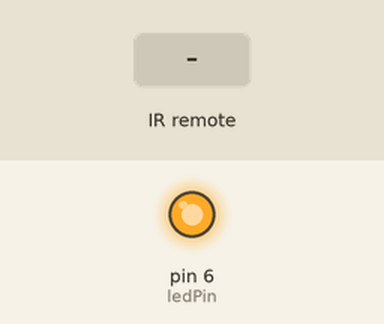
The sketch below on a simulated Arduino Uno, built with avr-gcc and run on an emulated ATmega328P. Shown: output pins drawn as LEDs (lit = HIGH). The test bench sets the inputs (shaded band).

Above: at 1.2 s.
1.3 s: infrared code 0x10EF708F received
At 1.6 s:
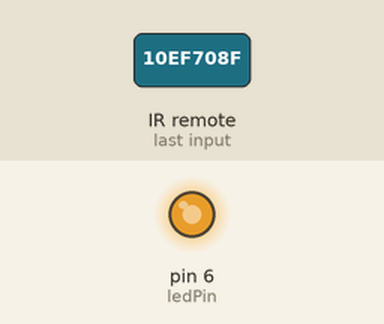
2.8 s: infrared code 0x10EF708F received
At 4.0 s:
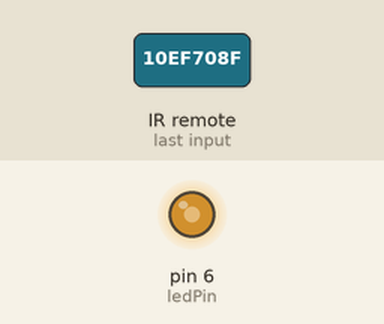
4.3 s: infrared code 0x10EF58A7 received
At 5.2 s:
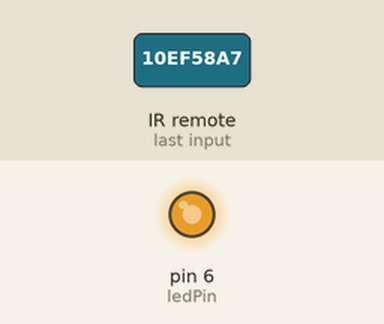
Timing chart, 0 to 7.3 s (numbered marks = the images above; inputs shaded):
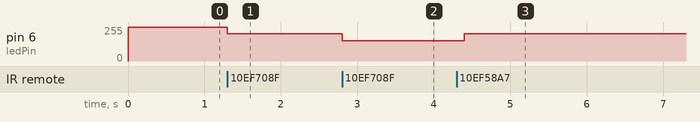

Measured:
- after the input at 1.3 s, pin 6 (ledPin): 255/255 → 204/255 at once
- after the input at 2.8 s, pin 6 (ledPin): 204/255 → 153/255 at once
- after the input at 4.3 s, pin 6 (ledPin): 153/255 → 204/255 after 0.10 s

The sketch:

IR_test_LED.ino
```cpp
#include <IRremote.h>

int RECV_PIN = 11;
int ledPin = 6;
int brightness = 255;

IRrecv irrecv(RECV_PIN);

decode_results results;


void setup() {
  irrecv.enableIRIn(); // Start the receiver
  pinMode (ledPin, OUTPUT);

}

void loop() {

  analogWrite(ledPin, brightness);
  if(irrecv.decode(&results)) //this checks to see if a code has been received
{
    if(results.value == 0x10EF58A7 && brightness < 255) //if the button press equals the hex value 0xC284
    {
        brightness = brightness + 51;
        delay(100);
       while( results.value == 0xFFFFFFFF){
         brightness = brightness + 51;
         }

    }
    if(results.value == 0x10EF708F && brightness > 0) //if the button press equals the hex value 0xC284
    {
        brightness = brightness - 51;
    }

    irrecv.resume(); //receive the next value
}


}
```
